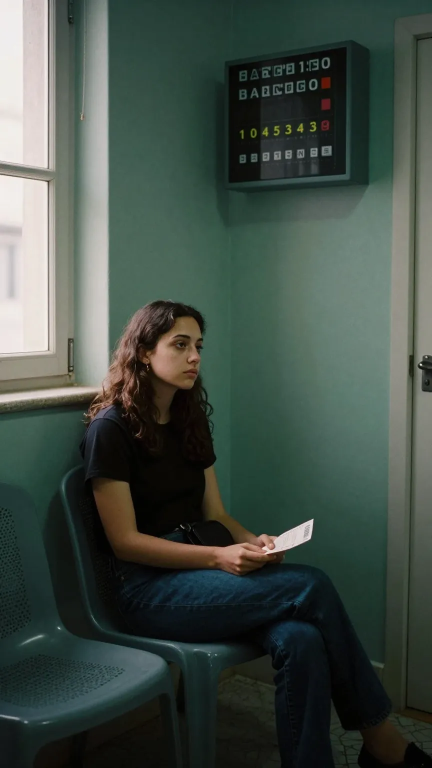
#> input picture apps/renderer/hand-carousels/img/aima.webp, 864 x 1536 px (shown at 1/2 size)
$ python cutout_clean.py ../../apps/renderer/hand-carousels/img/aima.webp ../../apps/renderer/hand-carousels/img/calendar.webp ../../apps/renderer/hand-carousels/img/calendar.webp 1.0 1.0
#> lines starting #> are read from the running program, lines starting #| are printed output that depends on the picture; after the words box and inside, x2 and y2 are one past the last pixel; in counts of white or black regions, pixels touching at a corner belong together
#!/usr/bin/env python3
# usage: NOCROP=1 TOLHEAD=10 HEADROWS=1 python3 cutout.py src.png cut.png 30  →  python3 cutout_clean.py src.png cut.png out.png [shadow_tol 9] [gap_min_height .4]
# Use for images with white clothes/napkins/plates: a strict cutout keeps them, this removes the floor shadow and enclosed gaps.
# Raise gap_min_height (.62) when a cream item (a napkin) sits mid-body; lower shadow_tol (5) for white socks near the floor.
# post.py src.png cut.png out.png [shadow_tol] — clean a strict cutout: flood from the transparent area through pixels that match the
# source background (d<8) or, in the bottom 14 %, the floor-shadow colour (d<shadow_tol); then drop enclosed background-coloured gaps
# (d<5, >300 px, below 40 % height). Tight tolerances so white clothes survive.
import sys, numpy as np
from collections import deque
from PIL import Image
src, cut, out = sys.argv[1:4]; stol = float(sys.argv[4]) if len(sys.argv) > 4 else 9
o = np.asarray(Image.open(src).convert("RGB")).astype(float); c = np.array(Image.open(cut).convert("RGBA"))
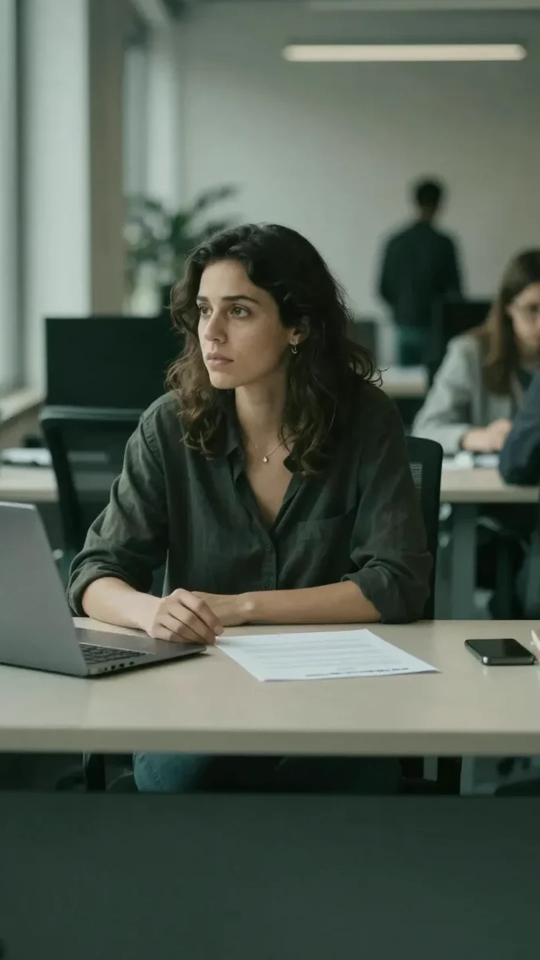
#> input picture apps/renderer/hand-carousels/img/calendar.webp, 1080 x 1920 px (shown at 1/2 size)
h, w = o.shape[:2]; bg = o[5, 5]
#> after `h, w = o.shape[:2]`: h = 1536; w = 864
#> after `bg = o[5, 5]`: bg = [240, 235, 234]
dbg = np.sqrt(((o - bg) ** 2).sum(2))
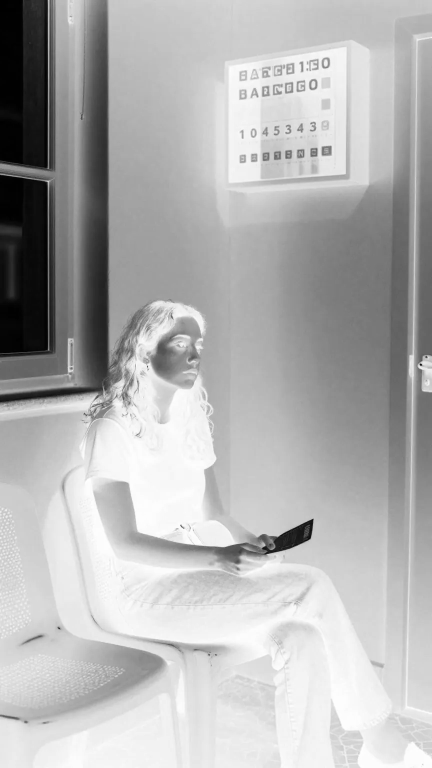
#> dbg: shape (1536, 864) float64 (shown at 1/2 size); min 0, max 409.4, mean 287.7; drawn with min black and max white
SH = np.array([[244, 234, 214], [240, 232, 210], [244, 236, 216], [244, 232, 212], [246, 240, 222]], float)
dsh = np.min([np.sqrt(((o - s) ** 2).sum(2)) for s in SH], axis=0)
rows = np.arange(h)[:, None]
#> rows = 1536 values from 0 to 1535
C = (dbg < 8) | ((rows > h * .86) & (dsh < stol))
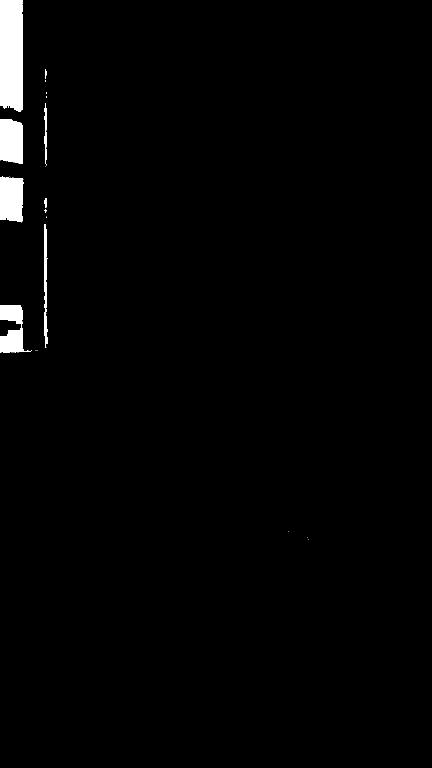
#> C: shape (1536, 864) bool (shown at 1/2 size); 1.7% white; 23 white regions (14 under 20 px), largest, box (x1, y1, x2, y2) and area: (0, 0, 46, 224) 9781, (0, 352, 47, 445) 3882, (0, 238, 46, 328) 3726
A = c[..., 3]; T = A < 128
#> after `A = c[..., 3]`: A: shape (1920, 1080); every value is 255
#> after `T = A < 128`: T: shape (1920, 1080) bool; every value is 0
seen = T.copy(); dq = deque(zip(*np.nonzero(T)))
while dq:
    y, x = dq.popleft()
    for yy, xx in ((y+1, x), (y-1, x), (y, x+1), (y, x-1)):
        if 0 <= yy < h and 0 <= xx < w and not seen[yy, xx] and C[yy, xx]:
            seen[yy, xx] = True; dq.append((yy, xx))
#> this loop made 0 passes
A = np.where(seen, 0, A)
#> (the run stopped early here; a loop or call above may not have finished)
